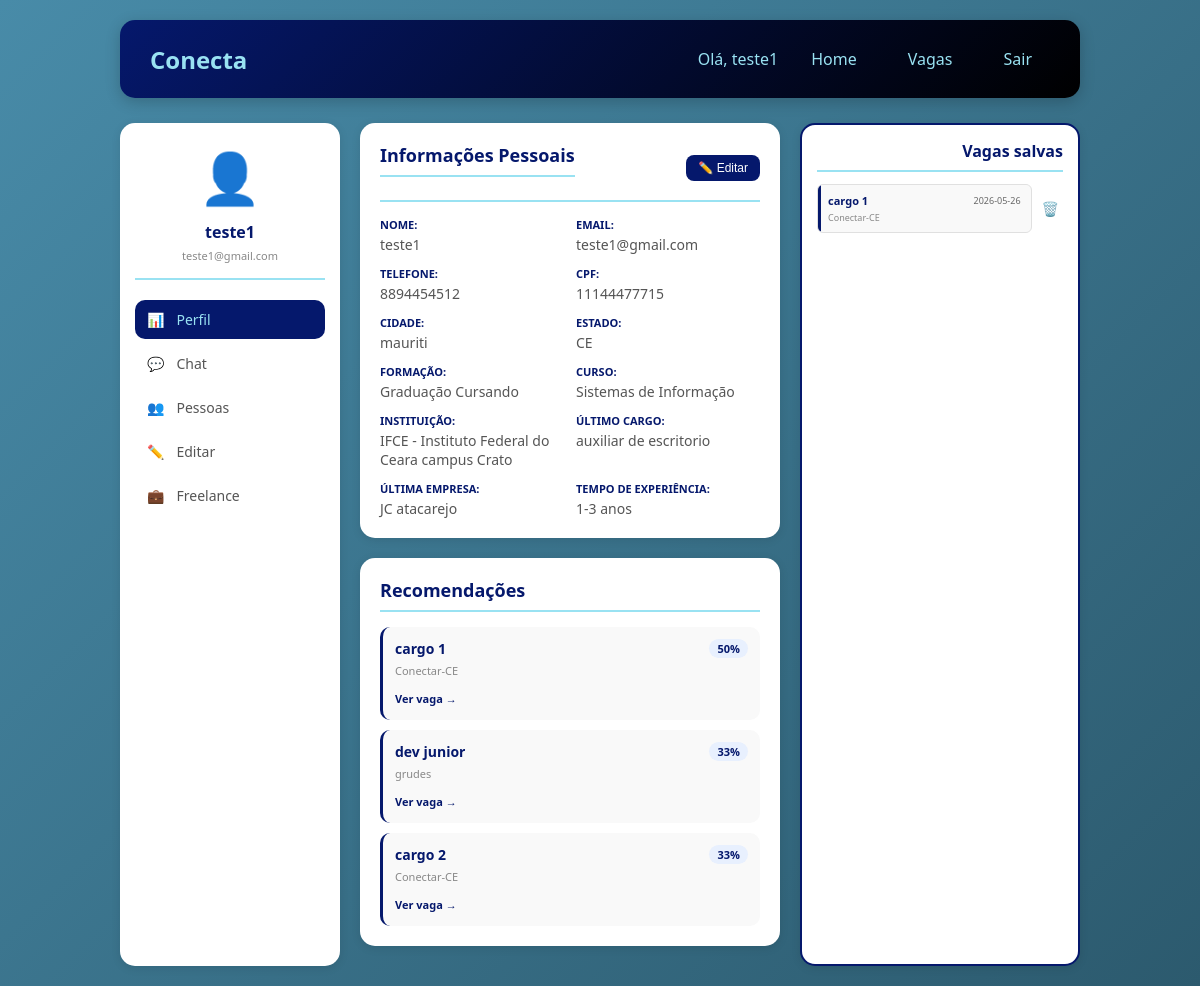
The page /home (signed in) on the database as committed earlier.
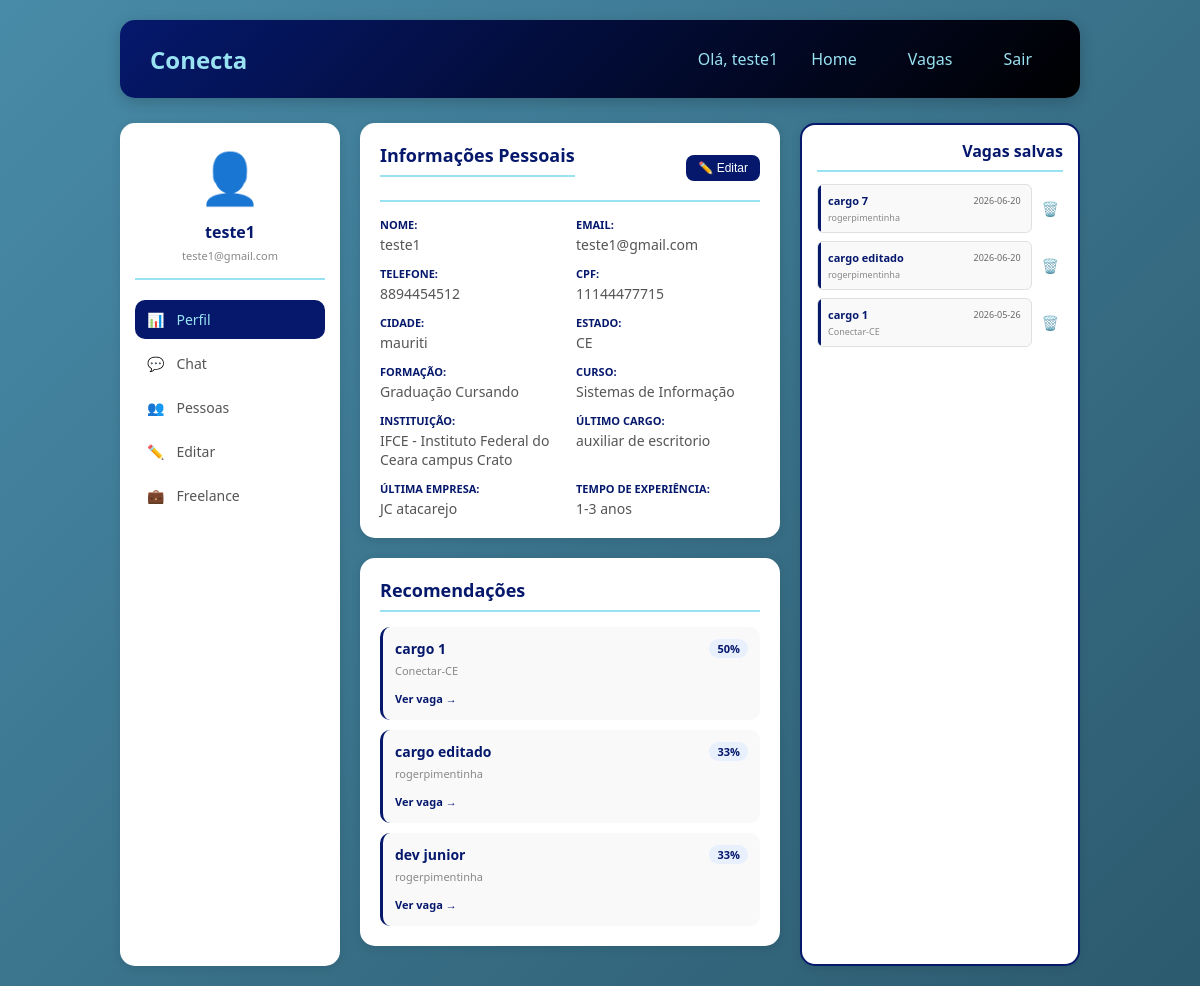
The same page on the database as committed later.
### tables this page shows
CREATE TABLE funcionarios (
        id_funcionario INTEGER PRIMARY KEY AUTOINCREMENT, 
        nome TEXT,
        email TEXT,
        senha TEXT,
        telefone TEXT,
        cpf TEXT NOT NULL UNIQUE    
    );

CREATE TABLE respostas_questionario (
        id_resposta INTEGER PRIMARY KEY AUTOINCREMENT,
        id_funcionario INTEGER,
        cidade TEXT,
        estado TEXT,
        formacao TEXT, 
        curso TEXT,
        instituicao TEXT, 
        ano_conclusao INTEGER,
        ultimo_cargo TEXT,
        ultima_empresa TEXT,
        tempo_experiencia TEXT, 
        data_preenchimento TIMESTAMP DEFAULT CURRENT_TIMESTAMP,
        FOREIGN KEY (id_funcionario) REFERENCES funcionarios (id_funcionario) ON DELETE CASCADE
    );

CREATE TABLE vagas (
        id_vaga INTEGER PRIMARY KEY AUTOINCREMENT,
        titulo TEXT,
        descricao TEXT,
        salario REAL,
        cidade TEXT,
        regime TEXT,
        status TEXT DEFAULT 'ativa',
        data_publicacao TIMESTAMP DEFAULT CURRENT_TIMESTAMP,
        id_empresa INTEGER ,
        FOREIGN KEY (id_empresa) REFERENCES empresas (id_empresa)
    );

CREATE TABLE empresas (
        id_empresa INTEGER PRIMARY KEY AUTOINCREMENT, 
        nome TEXT,
        endereco TEXT,
        email TEXT,
        senha TEXT,
        telefone TEXT,
        cnpj TEXT NOT NULL UNIQUE
    );

CREATE TABLE candidaturas (
        id_candidatura INTEGER PRIMARY KEY AUTOINCREMENT,
        id_funcionario INTEGER,
        id_vaga INTEGER,
        data_candidatura TIMESTAMP DEFAULT CURRENT_TIMESTAMP,
        status TEXT DEFAULT 'pendente',
        FOREIGN KEY (id_funcionario) REFERENCES funcionarios (id_funcionario) ON DELETE CASCADE,
        FOREIGN KEY (id_vaga) REFERENCES vagas (id_vaga) ON DELETE CASCADE,
        UNIQUE(id_funcionario, id_vaga)
    );

### routes/home.py (the view, shortened to what this page needs)
@bp_home.route('/home')
def home_pag():
    if 'usuario_id' not in session:
        return redirect('/')
    tipo = session.get('tipo')
    id_usuario = session.get('usuario_id')
    if tipo == 'funcionario':
        candidaturas = CandidaturaCRUD.listar_candidaturas_funcionario(id_usuario)
        vagas_recomendadas = Match.melhores_vagas(id_usuario, limite=5)
        funcionario = FuncionarioCRUD.buscar_por_id(id_usuario)
        questionario = QuestionarioCRUD.buscar_por_funcionario(id_usuario)
        competencias_usuario = Competencia.listar_do_funcionario(id_usuario)
        todas_competencias = Competencia.listar_todas()
        outros_usuarios = SeguirCRUD.listar_outros_usuarios(id_usuario)
        outros_usuarios_lista = [dict(usuario) for usuario in outros_usuarios] if outros_usuarios else []
        if funcionario:
            session['usuario_nome'] = funcionario.get('nome')
        return render_template('home/home_func.html',
                             nome=session.get('usuario_nome'),
                             tipo=tipo,
                             candidaturas=candidaturas,
                             vagas_recomendadas=vagas_recomendadas,
                             funcionario=funcionario,
                             questionario=questionario,
                             competencias_usuario=competencias_usuario,
                             todas_competencias=todas_competencias,
                             outros_usuarios=outros_usuarios_lista)
    return redirect('/')

### CRUDs/candidatura.py (called while the page is built)
    @staticmethod
    def listar_candidaturas_funcionario(id_funcionario):
        conn = get_connection()
        try:
            cursor = conn.cursor()
            cursor.execute('''
                SELECT c.*, v.titulo, v.descricao, v.salario, e.nome as empresa_nome,
                       c.data_candidatura
                FROM candidaturas c
                JOIN vagas v ON c.id_vaga = v.id_vaga
                JOIN empresas e ON v.id_empresa = e.id_empresa
                WHERE c.id_funcionario = ?
                ORDER BY c.data_candidatura DESC
            ''', (id_funcionario,))
            return cursor.fetchall()
        finally:
            conn.close()

    @staticmethod
    def calcular(id_funcionario, id_vaga):
        conn = get_connection()
        try:
            cursor = conn.cursor()
            cursor.execute('SELECT COUNT(*) as total FROM vaga_competencias WHERE id_vaga = ?', (id_vaga,))
            total_vaga = cursor.fetchone()['total']
            if total_vaga == 0:
                return 0
            cursor.execute('''
                SELECT COUNT(*) as match
                FROM funcionario_competencias
                WHERE id_funcionario = ?
                AND id_competencia IN (SELECT id_competencia FROM vaga_competencias WHERE id_vaga = ?)
            ''', (id_funcionario, id_vaga))
            match_comp = cursor.fetchone()['match']
            percent_comp = (match_comp / total_vaga) * 100  #
            return round(percent_comp)
        finally:
            conn.close()

    @staticmethod
    def listar_melhores(id_funcionario, limite=20):
        conn = get_connection()
        try:
            cursor = conn.cursor()
            cursor.execute('''
                SELECT v.*, e.nome as empresa_nome
                FROM vagas v
                JOIN empresas e ON v.id_empresa = e.id_empresa
                ORDER BY v.id_vaga DESC
            ''')
            vagas = cursor.fetchall()
            resultado = []
            for vaga in vagas:
                match = MatchCRUD.calcular(id_funcionario, vaga['id_vaga'])
                if match > 0:
                    vaga_dict = dict(vaga)
                    vaga_dict['match_percent'] = match
                    resultado.append(vaga_dict)
            resultado.sort(key=lambda x: x['match_percent'], reverse=True)
            return resultado[:limite]
        finally:
            conn.close()

### templates/home/home_func.html (shortened to what this page needs)
{% extends "menu.html" %}
{% from "macros/dropdowns.html" import select_estado, select_formacao, select_experiencia %}
{% block content %}
<div class="dashboard-container">
    <div class="sidebar">
        <div class="perfil-resumo">
            <div class="avatar">👤</div>
            <h3>{{ session.usuario_nome }}</h3>
            <p>{{ funcionario.email if funcionario else 'usuario@email.com' }}</p>
        </div>
        <nav class="menu-lateral">
    <a href="#" class="menu-item active" onclick="mostrarSecao('perfil'); return false;">
        <span class="icone">📊</span> Perfil
    </a>
    <a href="#" class="menu-item" onclick="mostrarSecao('chat'); return false;">
        <span class="icone">💬</span> Chat
    </a>
    <a href="#" class="menu-item" onclick="mostrarSecao('pessoas'); return false;">
        <span class="icone">👥</span> Pessoas
    </a>
    <a href="#" class="menu-item" onclick="mostrarSecao('editar'); return false;">
        <span class="icone">✏️</span> Editar
    </a>
    <a href="#" class="menu-item" onclick="mostrarSecao('freelance'); return false;">
        <span class="icone">💼</span> Freelance
    </a>
</nav>
    </div>
    <div class="conteudo-central">
        <div id="secao-perfil" class="secao-info">
            <div class="info-usuario">
                <div class="section-header">
                    <h2>Informações Pessoais</h2>
                    <button class="btn-editar" onclick="ativarEdicao()">✏️ Editar</button>
                </div>
                <div id="view-mode">
                    <div class="campos-info">
                        {% for label, id, value in campos %}
                        <div class="campo">
                            <label>{{ label }}:</label>
                            <span id="view-{{ id }}">{{ value }}</span>
                        </div>
                        {% endfor %}
                    </div>
                </div>
            </div>
        </div>
        <div class="recomendacoes-section">
            <h2>Recomendações</h2>
            <div class="recomendacoes-lista">
                {% if vagas_recomendadas %}
                    {% for vaga in vagas_recomendadas[:3] %}
                    <div class="recomendacao-card">
                        <div class="recomendacao-header">
                            <span class="recomendacao-titulo">{{ vaga.titulo }}</span>
                            <span class="match-badge">{{ vaga.match_percent }}%</span>
                        </div>
                        <div class="recomendacao-empresa">{{ vaga.empresa_nome }}</div>
                        <a href="{{ url_for('candidatar_se.detalhe_vaga', id_vaga=vaga.id_vaga) }}" class="btn-ver-recomendacao">Ver vaga →</a>
                    </div>
                    {% endfor %}
                {% else %}
                    <p class="sem-dados">Nenhuma recomendação no momento.</p>
                {% endif %}
            </div>
        </div>
    </div>
    <div class="vagas-salvas-container">
        <h2 class="titulo-direita">Vagas salvas</h2>
        {% if candidaturas %}
        <div class="candidaturas-scroll">
            <div class="candidaturas-lista">
                {% for c in candidaturas %}
                <div class="candidatura-wrapper">
                    <a href="{{ url_for('candidatar_se.detalhe_vaga', id_vaga=c.id_vaga) }}" class="candidatura-link">
                        <div class="candidatura-card">
                            <div class="candidatura-header">
                                <span class="cargo">{{ c.titulo }}</span>
                                <span class="data">{{ c.data_candidatura[:10] if c.data_candidatura else 'Data' }}</span>
                            </div>
                            <div class="empresa">{{ c.empresa_nome }}</div>
                        </div>
                    </a>
                    <button class="btn-deletar" onclick="deletarCandidatura('{{ c.id_candidatura }}')" title="Cancelar candidatura">🗑️</button>
                </div>
                {% endfor %}
            </div>
        </div>
        {% else %}
        <div class="sem-candidaturas"><p>Nenhuma vaga salva ainda.</p></div>
        {% endif %}
    </div>
</div>
{% endblock %}

### templates/menu.html (shortened to what this page needs)
<!DOCTYPE html>
<html lang="pt-br">
<head>
    <link rel="stylesheet" href="{{ url_for('static', filename='css/home/homef.css') }}">
</head>
<body>
    <div class="container">
        <div class="header">
            <div class="logo">Conecta</div>
            <div class="user-info">
                <span>Olá, {{ session.usuario_nome }}</span>
                <a href="/home" class="btn-back">Home</a>
                <a href="/vagas" class="btn-back">Vagas</a>
                <a href="/logout" class="btn-logout">Sair</a>
            </div>
        </div>
        <div class="content">
            {% block content %}
            {% endblock %}
        </div>
    </div>
</body>
</html>

Rows that differ between the two databases and show on the page:
no longer on this page (row unchanged): vagas: titulo "cargo 2", match_percent "33", empresa_nome "Conectar-CE"
added vagas: titulo "cargo editado", match_percent "33", empresa_nome "rogerpimentinha"
changed through a linked row, vagas "dev junior": empresa_nome "grudes" → "rogerpimentinha"
added candidaturas: titulo "cargo 7", data_candidatura "2026-06-20", empresa_nome "rogerpimentinha"
added candidaturas: titulo "cargo editado", data_candidatura "2026-06-20", empresa_nome "rogerpimentinha"
